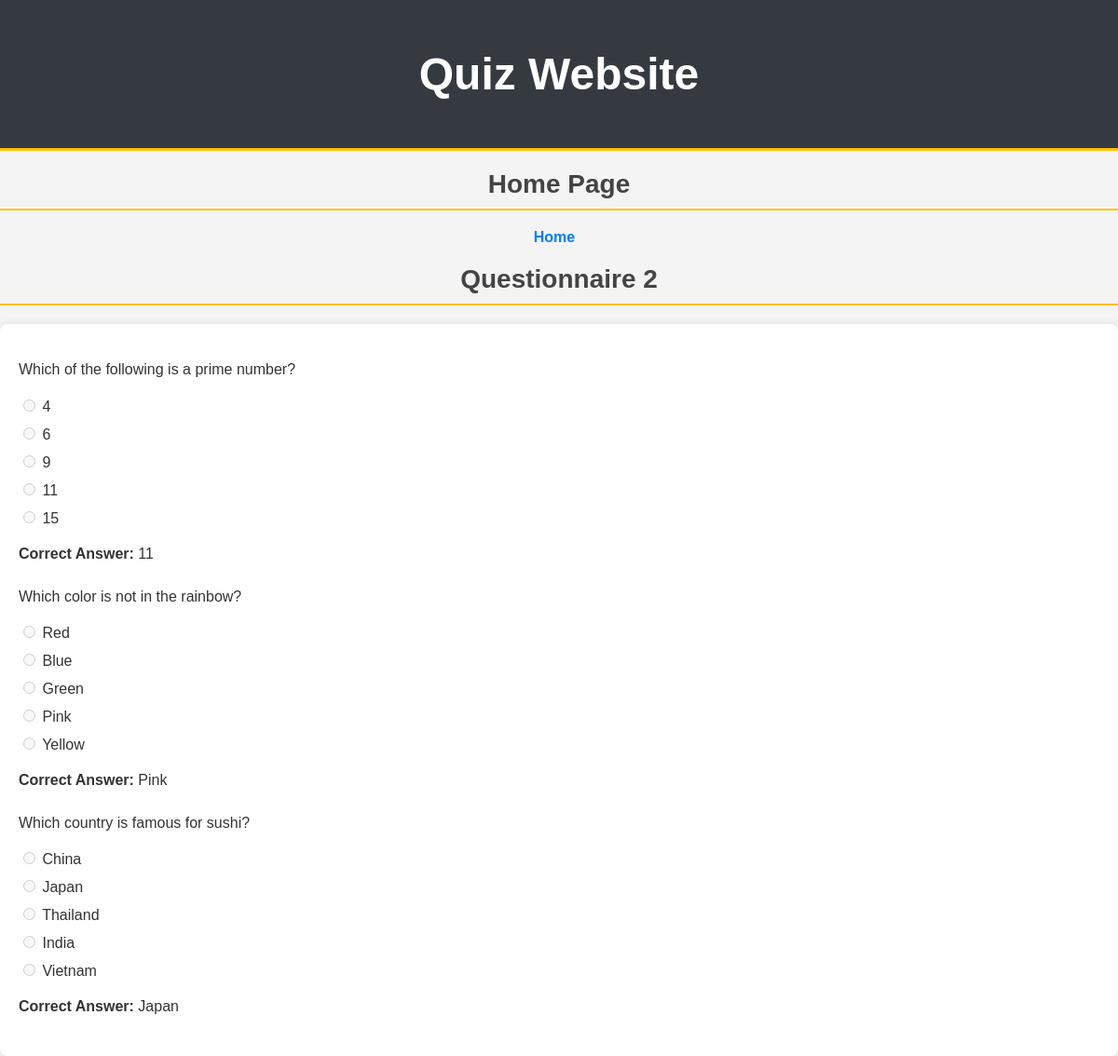
The app's page /questionnaire/14/ (signed in) with its own data.
### task/models.py (models this page shows, shortened)
class Questionnaire(models.Model):
    client = models.ForeignKey(Client, on_delete=models.CASCADE, related_name='questionnaires')
    title = models.CharField(max_length=100)
    created_at = models.DateTimeField(auto_now_add=True)

class Question(models.Model):
    questionnaire = models.ForeignKey(Questionnaire, on_delete=models.CASCADE, related_name='questions')
    text = models.CharField(max_length=200)
    option_1 = models.CharField(max_length=100)
    option_2 = models.CharField(max_length=100)
    option_3 = models.CharField(max_length=100, blank=True, null=True)
    option_4 = models.CharField(max_length=100, blank=True, null=True)
    option_5 = models.CharField(max_length=100, blank=True, null=True)
    answer = models.IntegerField(blank=True, null=True)  # Stores the correct answer as an integer (1-5)

### task/views.py (the view, shortened to what this page needs)
# urls.py: path("questionnaire/<int:pk>/", views.questionnaire_detail, name="questionnaire_detail"),  # Questionnaire detail page
def questionnaire_detail(request, pk):
    questionnaire = get_object_or_404(Questionnaire, pk=pk)  # Get the specific questionnaire or return a 404 error
    if request.user.is_staff:
        client_id = request.GET.get('client_id')  # Get client ID from GET parameters
        client = get_object_or_404(Client, id=client_id) if client_id else None
    else:
        client = request.user.client  # Get the client associated with the current user
    client_responses = {
        response.question_id: response.answer
        for response in ClientResponse.objects.filter(client=client, questionnaire=questionnaire)
    } if client else {}
    questions_with_options = []
    for question in questionnaire.questions.all():
        options = []
        correct_answer_id = None
        client_answer_is_correct = False
        for i in range(1, 6):
            option = getattr(question, f'option_{i}', None)
            if option:
                selected = client_responses.get(question.id) == i
                is_correct = question.answer == i
                if is_correct:
                    correct_answer_id = i
                if selected and is_correct:
                    client_answer_is_correct = True
                options.append((i, option, selected))
        questions_with_options.append({
            'question': question,
            'options': options,
            'correct_answer_id': correct_answer_id,
            'correct_answer_text': correct_answer_id and options[correct_answer_id-1][1],
            'client_answer_is_correct': client_answer_is_correct,
        })
    answered_all_questions = len(client_responses) == questionnaire.questions.count()
    return render(
        request, "questionnaire_detail.html",
        {
        "questionnaire": questionnaire,
        'questions_with_options': questions_with_options,
        'client_responses': client_responses,
        'answered_all_questions': answered_all_questions,
        'is_staff': request.user.is_staff,
    })

### task/templates/questionnaire_detail.html (shortened to what this page needs)
{% extends 'base.html' %} {% block title %}questionnaire{% endblock %}
{% block content %}
<h2>{{ questionnaire.title }}</h2>
<form method="post">
  {% for item in questions_with_options %}
      <div class="question">
          <p>{{ item.question.text }}</p>
          <ul>
              {% for option in item.options %}
                  <li>
                      <label>
                          <input type="radio" name="question_{{ item.question.id }}" value="{{ option.0 }}"
                          {% if is_staff %}disabled{% endif %}>
                          {{ option.1 }}
                      </label>
                  </li>
              {% endfor %}
          </ul>
          {% if not item.client_answer_is_correct and answered_all_questions or is_staff %}
              <p><strong>Correct Answer:</strong> {{ item.correct_answer_text }}</p>
          {% endif %}
      </div>
  {% endfor %}
</form>
{% endblock %}

### task/static/css/styles.css (style rules this page uses)
h2 { color: #343a40; text-align: center; font-size: 28px; font-weight: bold; margin-top: 20px; margin-bottom: 20px; border-bottom: 2px solid #ffc107; padding-bottom: 10px; }
body { font-family: Arial, sans-serif; background-color: #f4f4f4; margin: 0; padding: 0; color: #333; }
h2 { color: #444; margin-bottom: 20px; }
p { line-height: 1.6; }
form { background-color: #fff; padding: 20px; border-radius: 8px; box-shadow: 0 0 10px rgba(0, 0, 0, 0.1); }
.question { margin-bottom: 20px; }
.question ul { list-style: none; padding-left: 0; }
.question ul li { margin-bottom: 10px; }
label { font-weight: normal; }

### records on screen
Questionnaire: title "Questionnaire 2"
Question: question.text "Which of the following is a prime number?", option "4" "6" "9" "11" "15", correct_answer_text "11"
Question: question.text "Which color is not in the rainbow?", option_1 "Red" "Blue" "Green" "Pink" "Yellow", correct_answer_text "Pink"
Question: question.text "Which country is famous for sushi?", option_1 "China" "Japan" "Thailand" "India" "Vietnam", correct_answer_text "Japan"
